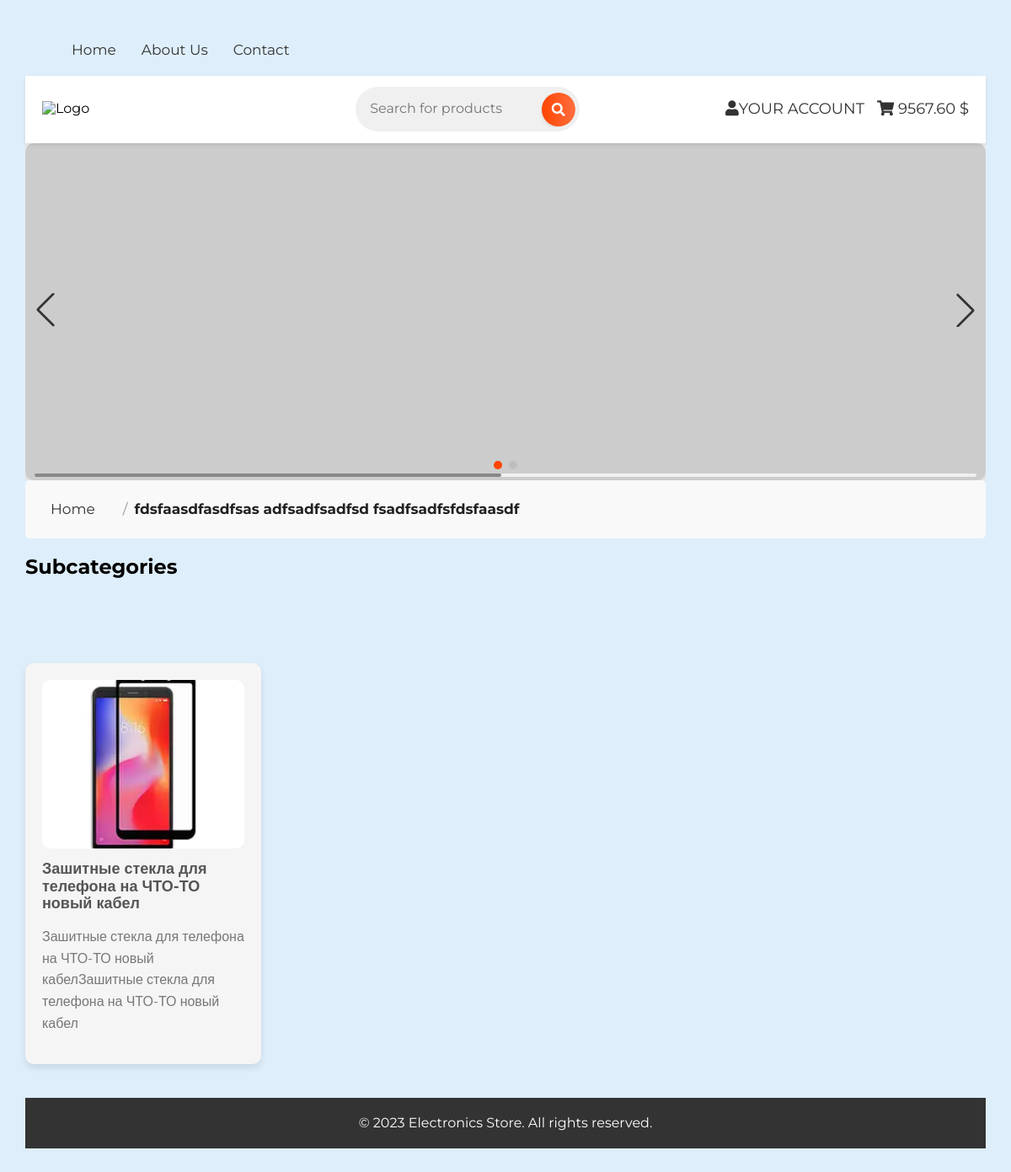
Page /category/category/subcategories/fdsfaasdfasdfsas-adfsadfsadfsd-fsadfsadfsfdsfaasdf/ on the committed database.
### catalogApp/models.py (models this page shows, shortened)
class Category(MPTTModel):
    category_name = models.CharField(max_length=50,
                            verbose_name='Назва')
    category_description = models.TextField(max_length=100, null=True,
                                   verbose_name='Опис')
    category_image = models.ImageField(upload_to='images/category_images/',
                              verbose_name='Зображення')
    parent = TreeForeignKey('self', on_delete=models.CASCADE, null=True, blank=True, related_name='children',
                            db_index=True,
                            verbose_name='Вкладеність')
    category_slug = AutoSlugField(populate_from='category_name', unique=True, always_update=True,
                         verbose_name='Слаг(Автоматический)')
    category_created_at = models.DateTimeField(auto_now_add=True,
                                      verbose_name='дата створення')
    category_updated_at = models.DateTimeField(auto_now=True,
                                      verbose_name='Дата оновлення')
    class MPTTMeta:
        order_insertion_by = ['category_name']

### catalogApp/views.py (the view)
# urls.py: path('category/subcategories/<slug:category_slug>/', views.get_categoris_and_subcategories, name='get_subcategories'),
def get_categoris_and_subcategories(request, category_slug):
    try:
        category = get_object_or_404(Category, category_slug=category_slug)
        subcategories = category.get_children()
        return render(request, 'catalogApp/subcategories.html', {'category': category, 'subcategories': subcategories})
    except Category.DoesNotExist:
        return render(request, 'catalogApp/not_found_subcategories.html', {'error': 'Category not found'}, status=404)

### catalogApp/templates/catalogApp/subcategories.html (shortened to what this page needs)
{% extends 'mainapp/base.html' %}
{% block links %}
<link rel="stylesheet" href="https://unpkg.com/swiper/swiper-bundle.min.css">
{% endblock %}
{% block contents %}
<div class="swiper">
    <div class="swiper-wrapper">
      <div class="swiper-slide" style="background-image: url('https://via.placeholder.com/1050')"></div>
    </div>
    <div class="swiper-pagination"></div>
    <div class="swiper-button-prev"></div>
    <div class="swiper-button-next"></div>
    <div class="swiper-scrollbar"></div>
</div>
  <div class="breadcrumb">
    <ul class="category-path">
      <li><a class="category-path__link" href="{% url 'home' %}">Home</a></li>
      <li class="category-path__separator">/</li>
      <li><span class="category-path__current">{{ category.category_name }}</span></li>
    </ul>
  </div>
{% if subcategories %}
<h1>Subcategories</h1>
<div class="categories-container">
    {% for subcategory in subcategories %}
    <a href="{% url 'get_subcategories' subcategory.category_slug %}" class="category-item">
        <img src="{{ subcategory.category_image.url }}" alt="{{ category.category_name }}">
        <span>{{ subcategory.category_name }}</span>
        <p>{{ subcategory.category_description }}</p>
    </a>
    {% endfor %}
</div>
{% else %}
<div class="no-subcategories">
    <p>No subcategories available.</p>
</div>
{% endif %}
{% endblock %}

### rows in the picture
Category: category_name "fdsfaasdfasdfsas adfsadfsadfsd fsadfsadfsfdsfaasdf"
Category: category_image (picture), category_name "Зашитные стекла для телефона на ЧТО-ТО новый кабел", category_description "Зашитные стекла для телефона на ЧТО-ТО новый кабелЗашитные стекла для телефона на ЧТО-ТО новый кабел"
